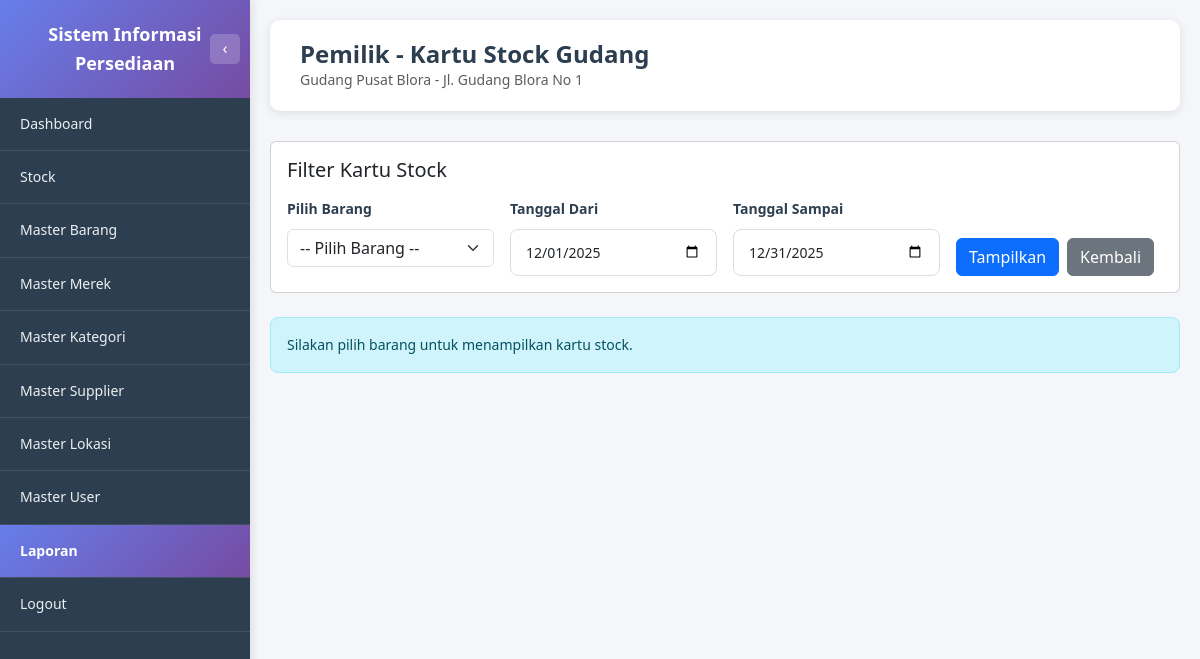
The page /pemilik/kartu_stock_gudang.php?kd_lokasi=GDNGj825 (signed in) on the database its author committed.
### tables this page shows
CREATE TABLE MASTER_LOKASI (
         KD_LOKASI            VARCHAR(8) NOT NULL,
         NAMA_LOKASI          VARCHAR(256),
         TYPE_LOKASI          ENUM('gudang', 'toko'),
         ALAMAT_LOKASI        VARCHAR(256),
         MAX_STOCK_TOTAL      INT,
         SATUAN               ENUM('PIECES', 'DUS'),
         STATUS               ENUM('AKTIF', 'TIDAK AKTIF'),
         PRIMARY KEY (KD_LOKASI)
      );

### pemilik/kartu_stock_gudang.php (the view, shortened to what this page needs)
<?php
require_once '../dbconnect.php';
$kd_lokasi = isset($_GET['kd_lokasi']) ? trim($_GET['kd_lokasi']) : '';
$kd_barang = isset($_GET['kd_barang']) ? trim($_GET['kd_barang']) : '';
$query_lokasi = "SELECT KD_LOKASI, NAMA_LOKASI, ALAMAT_LOKASI, TYPE_LOKASI
                 FROM MASTER_LOKASI
                 WHERE KD_LOKASI = ? AND STATUS = 'AKTIF'";
$stmt_lokasi = $conn->prepare($query_lokasi);
$stmt_lokasi->bind_param("s", $kd_lokasi);
$stmt_lokasi->execute();
$result_lokasi = $stmt_lokasi->get_result();
$lokasi = $result_lokasi->fetch_assoc();
$tanggal_dari_raw = isset($_GET['tanggal_dari']) ? trim($_GET['tanggal_dari']) : date('d/m/Y', strtotime(date('Y-m-01')));
$tanggal_sampai_raw = isset($_GET['tanggal_sampai']) ? trim($_GET['tanggal_sampai']) : date('d/m/Y', strtotime(date('Y-m-t')));
function convertDateToYMD($dateString) {
    if (preg_match('/^(\d{2})\/(\d{2})\/(\d{4})$/', $dateString, $matches)) {
        return $matches[3] . '-' . $matches[2] . '-' . $matches[1];
    }
    return $dateString;
}
$tanggal_dari = convertDateToYMD($tanggal_dari_raw);
$tanggal_sampai = convertDateToYMD($tanggal_sampai_raw);
$stock_history = [];
$barang_selected = null;
$stock_awal = 0;
?>
<!DOCTYPE html>
<html lang="id">
<head>
    <link href="https://cdn.jsdelivr.net/npm/bootstrap@5.3.0/dist/css/bootstrap.min.css" rel="stylesheet">
    <link href="https://cdn.datatables.net/1.13.7/css/dataTables.bootstrap5.min.css" rel="stylesheet">
    <link href="../assets/css/style.css" rel="stylesheet">
</head>
<body class="dashboard-body">
    <?php include 'includes/sidebar.php'; ?>
    <div class="main-content">
        <div class="page-header">
            <h1 class="page-title">Pemilik - Kartu Stock Gudang</h1>
            <p class="text-muted mb-0"><?php echo htmlspecialchars($lokasi['NAMA_LOKASI']); ?> - <?php echo htmlspecialchars($lokasi['ALAMAT_LOKASI']); ?></p>
        </div>
        <div class="card mb-4">
            <div class="card-body">
                <h5 class="card-title mb-3">Filter Kartu Stock</h5>
                <form method="GET" action="" class="row g-3">
                    <div class="col-md-3">
                        <label class="form-label fw-bold">Pilih Barang</label>
                        <select class="form-select" name="kd_barang" id="selectBarang" required>
                            <option value="">-- Pilih Barang --</option>
                        </select>
                    </div>
                    <div class="col-md-3">
                        <label class="form-label fw-bold">Tanggal Dari</label>
                        <input type="date" class="form-control" name="tanggal_dari" id="tanggal_dari"
                               value="<?php echo !empty($tanggal_dari) ? htmlspecialchars($tanggal_dari) : ''; ?>"
                               required>
                    </div>
                    <div class="col-md-3">
                        <label class="form-label fw-bold">Tanggal Sampai</label>
                        <input type="date" class="form-control" name="tanggal_sampai" id="tanggal_sampai"
                               value="<?php echo !empty($tanggal_sampai) ? htmlspecialchars($tanggal_sampai) : ''; ?>"
                               required>
                    </div>
                    <div class="col-md-3 d-flex align-items-end gap-2">
                        <button type="submit" class="btn btn-primary">Tampilkan</button>
                        <a href="laporan.php" class="btn btn-secondary">Kembali</a>
                    </div>
                </form>
            </div>
        </div>
        <?php if (!empty($kd_barang) && $barang_selected): ?>
            <div class="card mb-4">
                <div class="card-body">
                    <h5 class="card-title mb-3">Informasi Barang</h5>
                    <div class="row">
                        <div class="col-md-2">
                            <strong>Kode Barang:</strong><br>
                            <?php echo htmlspecialchars($barang_selected['KD_BARANG']); ?>
                        </div>
                        <div class="col-md-3">
                            <strong>Nama Barang:</strong><br>
                            <?php echo htmlspecialchars($barang_selected['NAMA_BARANG']); ?>
                        </div>
                        <div class="col-md-2">
                            <strong>Merek:</strong><br>
                            <?php echo htmlspecialchars($barang_selected['NAMA_MEREK']); ?>
                        </div>
                        <div class="col-md-2">
                            <strong>Kategori:</strong><br>
                            <?php echo htmlspecialchars($barang_selected['NAMA_KATEGORI']); ?>
                        </div>
                        <div class="col-md-2">
                            <strong>Berat (gr):</strong><br>
                            <?php echo number_format($barang_selected['BERAT'], 0, ',', '.'); ?>
                        </div>
                        <div class="col-md-1">
                            <strong>Stock Saat Ini:</strong><br>
                            <span class="badge bg-primary"><?php echo number_format($barang_selected['STOCK_SEKARANG'], 0, ',', '.'); ?> <?php echo htmlspecialchars($barang_selected['SATUAN']); ?></span>
                        </div>
                    </div>
                </div>
            </div>
            <div class="row mb-4">
                <div class="col-md-3">
                    <div class="stat-card primary">
                        <div class="stat-value"><?php echo number_format($stock_awal, 0, ',', '.'); ?></div>
                        <div class="stat-label">Stock Awal Periode</div>
                    </div>
                </div>
                <div class="col-md-3">
                    <div class="stat-card success">
                        <div class="stat-value">
                            <?php
                            $total_masuk = 0;
                            foreach ($stock_history as $h) {
                                if ($h['JUMLAH_PERUBAHAN'] > 0) {
                                    $total_masuk += $h['JUMLAH_PERUBAHAN'];
                                }
                            }
                            echo number_format($total_masuk, 0, ',', '.');
                            ?>
                        </div>
                        <div class="stat-label">Total Masuk</div>
                    </div>
                </div>
                <div class="col-md-3">
                    <div class="stat-card danger">
                        <div class="stat-value">
                            <?php
                            $total_keluar = 0;
                            foreach ($stock_history as $h) {
                                if ($h['JUMLAH_PERUBAHAN'] < 0) {
                                    $total_keluar += abs($h['JUMLAH_PERUBAHAN']);
                                }
                            }
                            echo number_format($total_keluar, 0, ',', '.');
                            ?>
                        </div>
                        <div class="stat-label">Total Keluar</div>
                    </div>
                </div>
                <div class="col-md-3">
                    <div class="stat-card info">
                        <div class="stat-value">
                            <?php
                            $stock_akhir_periode = 0;
                            if (count($stock_history) > 0) {
                                $stock_akhir_periode = intval($stock_history[0]['JUMLAH_AKHIR']);
                            } else {
                                $stock_akhir_periode = $stock_awal;
                            }
                            echo number_format($stock_akhir_periode, 0, ',', '.');
                            ?>
                        </div>
                        <div class="stat-label">Stock Akhir Periode</div>
                    </div>
                </div>
            </div>
            <div class="table-section">
                <div class="table-responsive">
                    <table id="tableKartuStock" class="table table-custom table-striped table-hover">
                        <thead>
                            <tr>
                                <th>Tanggal/Waktu</th>
                                <th>Tipe Perubahan</th>
                                <th>Referensi</th>
                                <th>Jumlah Awal</th>
                                <th>Masuk</th>
                                <th>Keluar</th>
                                <th>Jumlah Akhir</th>
                                <th>Satuan</th>
                                <th>User</th>
                            </tr>
                        </thead>
                        <tbody>
                            <?php
                            if (count($stock_history) > 0):
                            ?>
                                <?php foreach ($stock_history as $h): ?>
                                    <tr>
                            <td data-order="<?php echo strtotime($h['WAKTU_CHANGE']); ?>"><?php echo formatWaktu($h['WAKTU_CHANGE']); ?></td>
                                        <td>
                                            <span class="badge
                                                <?php
                                                echo $h['TIPE_PERUBAHAN'] == 'PEMESANAN' ? 'bg-success' :
                                                    ($h['TIPE_PERUBAHAN'] == 'TRANSFER' ? 'bg-info' :
                                                    ($h['TIPE_PERUBAHAN'] == 'OPNAME' ? 'bg-warning' :
                                                    ($h['TIPE_PERUBAHAN'] == 'RUSAK' ? 'bg-danger' : 'bg-primary')));
                                                ?>">
                                                <?php echo formatTipePerubahan($h['TIPE_PERUBAHAN']); ?>
                                            </span>
                                        </td>
                                        <td><?php echo htmlspecialchars($h['REF'] ?? '-'); ?></td>
                                        <td><?php echo number_format($h['JUMLAH_AWAL'], 0, ',', '.'); ?></td>
                                        <td class="text-success fw-bold">
                                            <?php echo $h['JUMLAH_PERUBAHAN'] > 0 ? number_format($h['JUMLAH_PERUBAHAN'], 0, ',', '.') : '-'; ?>
                                        </td>
                                        <td class="text-danger fw-bold">
                                            <?php echo $h['JUMLAH_PERUBAHAN'] < 0 ? number_format(abs($h['JUMLAH_PERUBAHAN']), 0, ',', '.') : '-'; ?>
                                        </td>
                                        <td class="fw-bold"><?php echo number_format($h['JUMLAH_AKHIR'], 0, ',', '.'); ?></td>
                                        <td><?php echo htmlspecialchars($h['SATUAN']); ?></td>
                                        <td><?php echo htmlspecialchars($h['NAMA_USER'] ?? '-'); ?></td>
                                    </tr>
                                <?php endforeach; ?>
                            <?php else: ?>
                                <tr>
                                    <td colspan="9" class="text-center text-muted">Tidak ada pergerakan stock pada periode yang dipilih</td>
                                </tr>
                            <?php endif; ?>
                        </tbody>
                    </table>
                </div>
            </div>
        <?php else: ?>
            <div class="alert alert-info">
                <i class="bi bi-info-circle"></i> Silakan pilih barang untuk menampilkan kartu stock.
            </div>
        <?php endif; ?>
    </div>
</body>
</html>

### assets/css/style.css (style rules this page uses)
* { margin: 0; padding: 0; box-sizing: border-box; }
:root { --font-family-primary: 'Segoe UI', Tahoma, Geneva, Verdana, sans-serif; --font-size-base: 14px; --font-size-small: 12px; --font-size-large: 16px; --font-size-title: 24px; --font-size-heading: 18px; --font-weight-normal: 400; --font-weight-medium: 500; --font-weight-bold: 600; }
body { font-family: var(--font-family-primary); font-size: var(--font-size-base); line-height: 1.6; }
:root { --color-primary: #667eea; --color-primary-dark: #764ba2; --color-primary-gradient: linear-gradient(135deg, #667eea 0%, #764ba2 100%); --color-text-primary: #2c3e50; --color-text-secondary: #7f8c8d; --color-text-muted: #666; --color-text-light: #ecf0f1; --color-bg-primary: #f5f6fa; --color-bg-secondary: #ffffff; --color-bg-dark: #2c3e50; --color-bg-gradient: linear-gradient(135deg, #667eea 0%, #764ba2 100%); --color-border: #ddd; --color-border-light: #ecf0f1; --color-success: #27ae60; --color-warning: #f39c12; --color-danger: #e74c3c; --color-info: #3498db; --shadow-sm: 0 2px 10px rgba(0, 0, 0, 0.1); --shadow-md: 0 4px 15px rgba(0, 0, 0, 0.1); --shadow-lg: 0 10px 40px rgba(0, 0, 0, 0.2); }
body { background: var(--color-bg-gradient); min-height: 100vh; }
body.dashboard-body { background: var(--color-bg-primary); }
.form-label { font-weight: var(--font-weight-medium); color: var(--color-text-primary); margin-bottom: 8px; }
.form-control { border-radius: 8px; border: 1px solid var(--color-border); padding: 12px 15px; font-size: var(--font-size-base); transition: all 0.3s ease; font-family: var(--font-family-primary); }
.alert { border-radius: 8px; margin-bottom: 20px; font-family: var(--font-family-primary); }
.main-content { margin-left: 250px; min-height: 100vh; background: var(--color-bg-primary); padding: 20px; transition: margin-left 0.3s ease; width: calc(100% - 250px); box-sizing: border-box; }
.page-header { background: var(--color-bg-secondary); padding: 20px 30px; border-radius: 10px; margin-bottom: 30px; box-shadow: var(--shadow-sm); }
.page-title { font-size: var(--font-size-title); font-weight: var(--font-weight-bold); color: var(--color-text-primary); margin: 0; }

### rows shown on the page
master_lokasi: NAMA_LOKASI "Gudang Pusat Blora", ALAMAT_LOKASI "Jl. Gudang Blora No 1"
